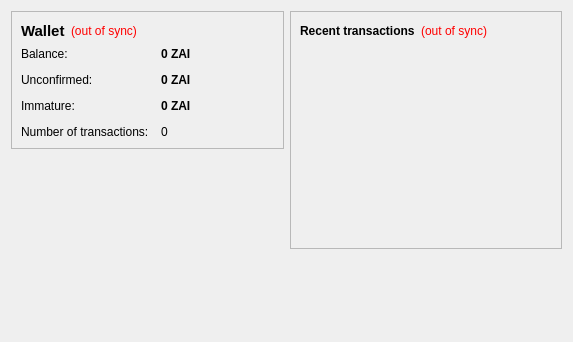
<?xml version="1.0" encoding="UTF-8"?>
<ui version="4.0">
 <class>OverviewPage</class>
 <widget class="QWidget" name="OverviewPage">
  <property name="geometry">
   <rect>
    <x>0</x>
    <y>0</y>
    <width>573</width>
    <height>342</height>
   </rect>
  </property>
  <property name="windowTitle">
   <string>Form</string>
  </property>
  <layout class="QHBoxLayout" name="horizontalLayout" stretch="1,1">
   <item>
    <layout class="QVBoxLayout" name="verticalLayout_2">
     <item>
      <widget class="QFrame" name="frame">
       <property name="frameShape">
        <enum>QFrame::StyledPanel</enum>
       </property>
       <property name="frameShadow">
        <enum>QFrame::Raised</enum>
       </property>
       <layout class="QVBoxLayout" name="verticalLayout_4">
        <item>
         <layout class="QHBoxLayout" name="horizontalLayout_4">
          <item>
           <widget class="QLabel" name="label_5">
            <property name="font">
             <font>
              <pointsize>11</pointsize>
              <weight>75</weight>
              <bold>true</bold>
             </font>
            </property>
            <property name="text">
             <string>Wallet</string>
            </property>
           </widget>
          </item>
          <item>
           <widget class="QLabel" name="labelWalletStatus">
            <property name="toolTip">
             <string>The displayed information may be out of date. Your wallet automatically synchronizes with the ZaiCoin network after a connection is established, but this process has not completed yet.</string>
            </property>
            <property name="styleSheet">
             <string notr="true">QLabel { color: red; }</string>
            </property>
            <property name="text">
             <string notr="true">(out of sync)</string>
            </property>
            <property name="alignment">
             <set>Qt::AlignLeading|Qt::AlignLeft|Qt::AlignVCenter</set>
            </property>
           </widget>
          </item>
          <item>
           <spacer name="horizontalSpacer_2">
            <property name="orientation">
             <enum>Qt::Horizontal</enum>
            </property>
            <property name="sizeHint" stdset="0">
             <size>
              <width>40</width>
              <height>20</height>
             </size>
            </property>
           </spacer>
          </item>
         </layout>
        </item>
        <item>
         <layout class="QFormLayout" name="formLayout_2">
          <property name="fieldGrowthPolicy">
           <enum>QFormLayout::AllNonFixedFieldsGrow</enum>
          </property>
          <property name="horizontalSpacing">
           <number>12</number>
          </property>
          <property name="verticalSpacing">
           <number>12</number>
          </property>
          <item row="0" column="0">
           <widget class="QLabel" name="label">
            <property name="text">
             <string>Balance:</string>
            </property>
           </widget>
          </item>
          <item row="0" column="1">
           <widget class="QLabel" name="labelBalance">
            <property name="font">
             <font>
              <weight>75</weight>
              <bold>true</bold>
             </font>
            </property>
            <property name="cursor">
             <cursorShape>IBeamCursor</cursorShape>
            </property>
            <property name="toolTip">
             <string>Your current balance</string>
            </property>
            <property name="text">
             <string notr="true">0 ZAI</string>
            </property>
            <property name="textInteractionFlags">
             <set>Qt::LinksAccessibleByMouse|Qt::TextSelectableByKeyboard|Qt::TextSelectableByMouse</set>
            </property>
           </widget>
          </item>
          <item row="1" column="0">
           <widget class="QLabel" name="label_3">
            <property name="text">
             <string>Unconfirmed:</string>
            </property>
           </widget>
          </item>
          <item row="1" column="1">
           <widget class="QLabel" name="labelUnconfirmed">
            <property name="font">
             <font>
              <weight>75</weight>
              <bold>true</bold>
             </font>
            </property>
            <property name="cursor">
             <cursorShape>IBeamCursor</cursorShape>
            </property>
            <property name="toolTip">
             <string>Total of transactions that have yet to be confirmed, and do not yet count toward the current balance</string>
            </property>
            <property name="text">
             <string notr="true">0 ZAI</string>
            </property>
            <property name="textInteractionFlags">
             <set>Qt::LinksAccessibleByMouse|Qt::TextSelectableByKeyboard|Qt::TextSelectableByMouse</set>
            </property>
           </widget>
          </item>
          <item row="3" column="0">
           <widget class="QLabel" name="label_2">
            <property name="text">
             <string>Number of transactions:</string>
            </property>
           </widget>
          </item>
          <item row="3" column="1">
           <widget class="QLabel" name="labelNumTransactions">
            <property name="toolTip">
             <string>Total number of transactions in wallet</string>
            </property>
            <property name="text">
             <string notr="true">0</string>
            </property>
           </widget>
          </item>
          <item row="2" column="0">
           <widget class="QLabel" name="labelImmatureText">
            <property name="text">
             <string>Immature:</string>
            </property>
           </widget>
          </item>
          <item row="2" column="1">
           <widget class="QLabel" name="labelImmature">
            <property name="font">
             <font>
              <weight>75</weight>
              <bold>true</bold>
             </font>
            </property>
            <property name="toolTip">
             <string>Mined balance that has not yet matured</string>
            </property>
            <property name="text">
             <string notr="true">0 ZAI</string>
            </property>
            <property name="textInteractionFlags">
             <set>Qt::LinksAccessibleByMouse|Qt::TextSelectableByKeyboard|Qt::TextSelectableByMouse</set>
            </property>
           </widget>
          </item>
         </layout>
        </item>
       </layout>
      </widget>
     </item>
     <item>
      <spacer name="verticalSpacer">
       <property name="orientation">
        <enum>Qt::Vertical</enum>
       </property>
       <property name="sizeHint" stdset="0">
        <size>
         <width>20</width>
         <height>40</height>
        </size>
       </property>
      </spacer>
     </item>
    </layout>
   </item>
   <item>
    <layout class="QVBoxLayout" name="verticalLayout_3">
     <item>
      <widget class="QFrame" name="frame_2">
       <property name="frameShape">
        <enum>QFrame::StyledPanel</enum>
       </property>
       <property name="frameShadow">
        <enum>QFrame::Raised</enum>
       </property>
       <layout class="QVBoxLayout" name="verticalLayout">
        <item>
         <layout class="QHBoxLayout" name="horizontalLayout_2">
          <item>
           <widget class="QLabel" name="label_4">
            <property name="text">
             <string>&lt;b&gt;Recent transactions&lt;/b&gt;</string>
            </property>
           </widget>
          </item>
          <item>
           <widget class="QLabel" name="labelTransactionsStatus">
            <property name="toolTip">
             <string>The displayed information may be out of date. Your wallet automatically synchronizes with the ZaiCoin network after a connection is established, but this process has not completed yet.</string>
            </property>
            <property name="styleSheet">
             <string notr="true">QLabel { color: red; }</string>
            </property>
            <property name="text">
             <string notr="true">(out of sync)</string>
            </property>
            <property name="alignment">
             <set>Qt::AlignRight|Qt::AlignTrailing|Qt::AlignVCenter</set>
            </property>
           </widget>
          </item>
          <item>
           <spacer name="horizontalSpacer">
            <property name="orientation">
             <enum>Qt::Horizontal</enum>
            </property>
            <property name="sizeHint" stdset="0">
             <size>
              <width>40</width>
              <height>20</height>
             </size>
            </property>
           </spacer>
          </item>
         </layout>
        </item>
        <item>
         <widget class="QListView" name="listTransactions">
          <property name="styleSheet">
           <string notr="true">QListView { background: transparent; }</string>
          </property>
          <property name="frameShape">
           <enum>QFrame::NoFrame</enum>
          </property>
          <property name="verticalScrollBarPolicy">
           <enum>Qt::ScrollBarAlwaysOff</enum>
          </property>
          <property name="horizontalScrollBarPolicy">
           <enum>Qt::ScrollBarAlwaysOff</enum>
          </property>
          <property name="selectionMode">
           <enum>QAbstractItemView::NoSelection</enum>
          </property>
         </widget>
        </item>
       </layout>
      </widget>
     </item>
     <item>
      <spacer name="verticalSpacer_2">
       <property name="orientation">
        <enum>Qt::Vertical</enum>
       </property>
       <property name="sizeHint" stdset="0">
        <size>
         <width>20</width>
         <height>40</height>
        </size>
       </property>
      </spacer>
     </item>
    </layout>
   </item>
  </layout>
 </widget>
 <resources/>
 <connections/>
</ui>
